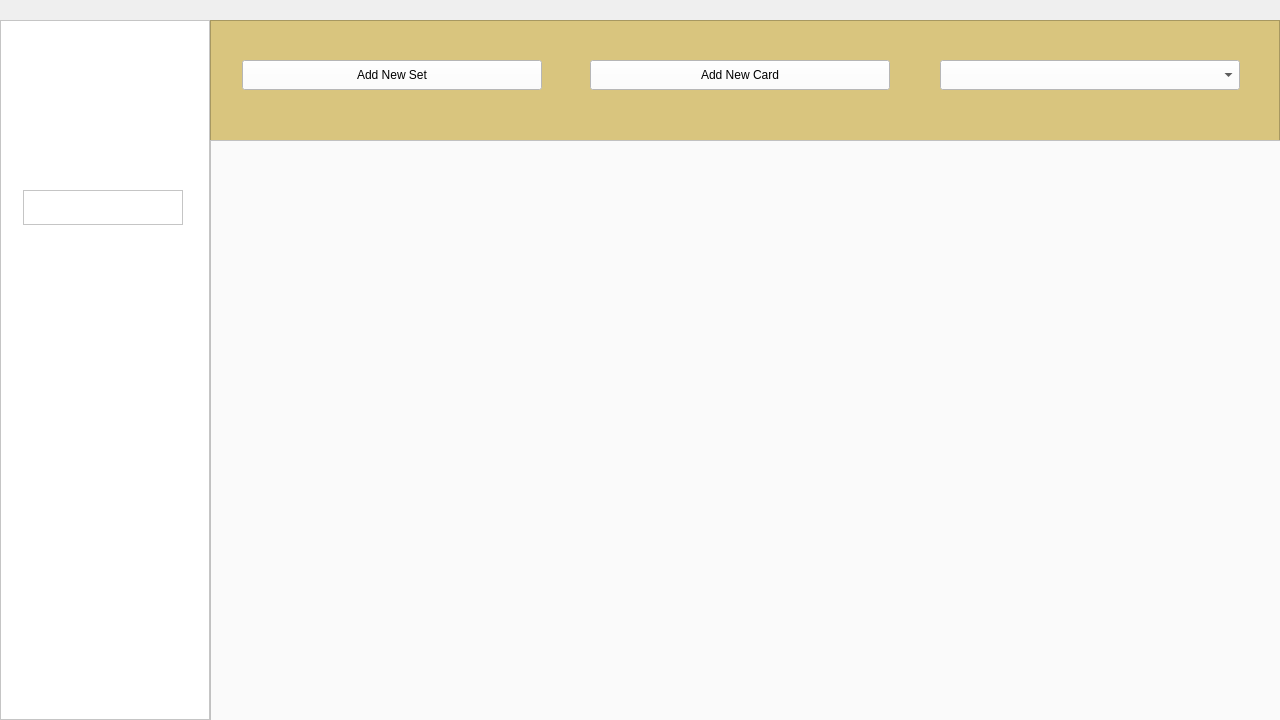
<?xml version="1.0" encoding="UTF-8"?>
<ui version="4.0">
 <class>UserHome</class>
 <widget class="QMainWindow" name="UserHome">
  <property name="geometry">
   <rect>
    <x>0</x>
    <y>0</y>
    <width>1280</width>
    <height>720</height>
   </rect>
  </property>
  <property name="minimumSize">
   <size>
    <width>1280</width>
    <height>720</height>
   </size>
  </property>
  <property name="maximumSize">
   <size>
    <width>1280</width>
    <height>720</height>
   </size>
  </property>
  <property name="windowTitle">
   <string>MainWindow</string>
  </property>
  <property name="autoFillBackground">
   <bool>false</bool>
  </property>
  <property name="styleSheet">
   <string notr="true"/>
  </property>
  <widget class="QWidget" name="centralwidget">
   <property name="styleSheet">
    <string notr="true">QPushButton {
	
	background-color: rgb(255, 255, 255);
}
</string>
   </property>
   <widget class="QFrame" name="frame">
    <property name="geometry">
     <rect>
      <x>0</x>
      <y>20</y>
      <width>210</width>
      <height>700</height>
     </rect>
    </property>
    <property name="styleSheet">
     <string notr="true">background-color: rgb(255, 255, 255);</string>
    </property>
    <property name="frameShape">
     <enum>QFrame::StyledPanel</enum>
    </property>
    <property name="frameShadow">
     <enum>QFrame::Raised</enum>
    </property>
    <widget class="QFrame" name="frame_4">
     <property name="geometry">
      <rect>
       <x>23</x>
       <y>170</y>
       <width>160</width>
       <height>35</height>
      </rect>
     </property>
     <property name="frameShape">
      <enum>QFrame::StyledPanel</enum>
     </property>
     <property name="frameShadow">
      <enum>QFrame::Raised</enum>
     </property>
    </widget>
    <widget class="QLabel" name="label">
     <property name="geometry">
      <rect>
       <x>50</x>
       <y>50</y>
       <width>111</width>
       <height>101</height>
      </rect>
     </property>
     <property name="text">
      <string>&lt;html&gt;&lt;head/&gt;&lt;body&gt;&lt;p&gt;&lt;img src=&quot;:/img/SmallCardVaultLogo.png&quot;/&gt;&lt;/p&gt;&lt;/body&gt;&lt;/html&gt;</string>
     </property>
    </widget>
   </widget>
   <widget class="QFrame" name="frame_2">
    <property name="geometry">
     <rect>
      <x>210</x>
      <y>20</y>
      <width>1070</width>
      <height>121</height>
     </rect>
    </property>
    <property name="styleSheet">
     <string notr="true">background-color: #d9c57e;</string>
    </property>
    <property name="frameShape">
     <enum>QFrame::StyledPanel</enum>
    </property>
    <property name="frameShadow">
     <enum>QFrame::Raised</enum>
    </property>
    <widget class="QComboBox" name="comboBox_3">
     <property name="geometry">
      <rect>
       <x>730</x>
       <y>40</y>
       <width>300</width>
       <height>30</height>
      </rect>
     </property>
     <property name="autoFillBackground">
      <bool>false</bool>
     </property>
     <property name="styleSheet">
      <string notr="true">background-color: rgb(255, 255, 255);</string>
     </property>
     <property name="editable">
      <bool>false</bool>
     </property>
     <property name="currentText">
      <string notr="true"/>
     </property>
     <property name="currentIndex">
      <number>-1</number>
     </property>
     <property name="placeholderText">
      <string>Sort/Filter</string>
     </property>
     <item>
      <property name="text">
       <string>Your Gay</string>
      </property>
     </item>
     <item>
      <property name="text">
       <string>Aryas Gay</string>
      </property>
     </item>
    </widget>
    <widget class="QPushButton" name="pushButton">
     <property name="geometry">
      <rect>
       <x>32</x>
       <y>40</y>
       <width>300</width>
       <height>30</height>
      </rect>
     </property>
     <property name="styleSheet">
      <string notr="true">background-color: rgb(255, 255, 255);</string>
     </property>
     <property name="text">
      <string>Add New Set</string>
     </property>
    </widget>
    <widget class="QPushButton" name="pushButton_2">
     <property name="geometry">
      <rect>
       <x>380</x>
       <y>40</y>
       <width>300</width>
       <height>30</height>
      </rect>
     </property>
     <property name="styleSheet">
      <string notr="true">background-color: rgb(255, 255, 255);</string>
     </property>
     <property name="text">
      <string>Add New Card</string>
     </property>
    </widget>
   </widget>
   <widget class="QFrame" name="cardsFrame">
    <property name="geometry">
     <rect>
      <x>210</x>
      <y>140</y>
      <width>1071</width>
      <height>581</height>
     </rect>
    </property>
    <property name="styleSheet">
     <string notr="true">background-color: rgb(250, 250, 250);</string>
    </property>
    <property name="frameShape">
     <enum>QFrame::StyledPanel</enum>
    </property>
    <property name="frameShadow">
     <enum>QFrame::Raised</enum>
    </property>
   </widget>
  </widget>
 </widget>
 <resources/>
 <connections/>
</ui>
